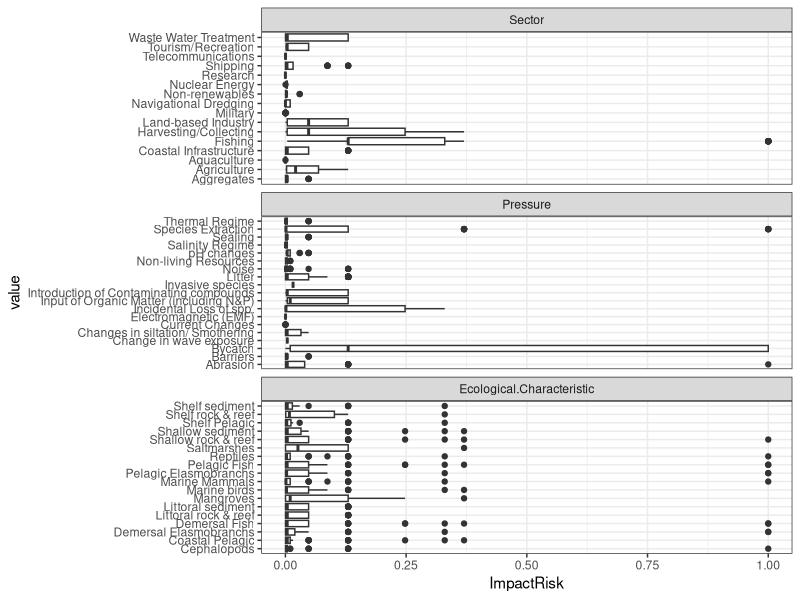

Write the R code that produced this figure. (Note: this script raises an error after producing the figure.)
# Library

rm(list=ls()) #removing previous objects
library(dplyr)
library(reshape2)
library(ggplot2)
library(gridExtra)
library(stringr)



# Make a connection data frame
raw = read.csv("Data/SBS_Pressure_Assessment.csv")

data = raw[!raw$Overlap == "NO", ]

#Remove empty spaces at ecochar string
data$Ecological.Characteristic<-str_trim(data$Ecological.Characteristic, side = c("both"))
unique(data$Ecological.Characteristic)
# Only need the sectors, pressures, eco char and their scores
data = data[ , c(1:8)]
# add columns with the values asscociated with the clasifactions
# score each rating according to Knight et al 2015
data$Overlap.Score = ifelse(data$Overlap == "W", 1,
                            ifelse(data$Overlap == "L", 0.37, 
                                   ifelse(data$Overlap == "S", 0.03, NA)))

data$Frequency.Score = ifelse(data$Frequency == "P", 1,
                              ifelse(data$Frequency == "C", 0.67, 
                                     ifelse(data$Frequency == "O", 0.33,
                                            ifelse(data$Frequency == "R", 0.08, NA ))))

data$DoI.Score = ifelse(data$DoI == "A" , 1,
                        ifelse(data$DoI == "C", 0.13,
                               ifelse(data$DoI == "L", 0.01, NA)))

data$Resilience.Score = ifelse(data$Resilience == "L", 0.55,
                               ifelse(data$Resilience == "M", 0.06, 
                                      ifelse(data$Resilience == "H", 0.01, NA)))

data$Persistence.Score = ifelse(data$Persistence == "C", 1,
                                ifelse(data$Persistence == "H", 0.55,
                                       ifelse(data$Persistence == "M", 0.06, 
                                              ifelse(data$Persistence == "L", 0.01, NA))))



### Calculate Impact Risk, Recovery Lag and Total Risk
data$ImpactRisk = data$Overlap.Score*data$Frequency.Score*data$DoI.Score
data<-data%>%select(Sector, Pressure, Ecological.Characteristic, Overlap, Frequency, DoI, ImpactRisk)

data<-data[complete.cases(data),]

#Set factor levels
data$Overlap<-factor(data$Overlap,levels = c('S','L','W'))
data$Frequency<-factor(data$Frequency,levels = c('R','O','C','P'))
data$DoI<-factor(data$DoI,levels = c('L','C','A'))

data$Sector[data$Sector == "Non-renewable (oil & gas)"] <- "Non-renewable"

#Boxplots ImpactRisk-----------
data.m<-melt(data%>%select(Sector, Pressure, Ecological.Characteristic,ImpactRisk),id=c('ImpactRisk'))

ggplot(data.m,aes(x=value,y=ImpactRisk))+geom_boxplot()+
  facet_wrap(~variable,scales='free_y',nrow=3)+
  coord_flip()+
  theme_bw()

ggsave('figures/risk_boxplots.jpg', width=20,height =30,units = 'cm',dpi=300)

#Grid

ggplot(data,aes(x=Ecological.Characteristic,y=Pressure,fill=Overlap))+geom_tile()+
  facet_wrap(~Sector)+
  theme_bw()+
  scale_fill_brewer(palette = 'Spectral',direction=-1)+
  theme(axis.text.x = element_text(angle = 90, vjust = 0.5, hjust=1),
        legend.position = 'top')
ggsave('figures/overlap_eco_press.jpg', width=25,height = 27,units = 'cm',dpi=300)

ggplot(data,aes(x=Ecological.Characteristic,y=Sector,fill=DoI))+geom_tile()+
  facet_wrap(~Pressure)+
  theme_bw()+
  scale_fill_brewer(palette = 'Spectral',direction=-1)+
  theme(axis.text.x = element_text(angle = 90, vjust = 0.5, hjust=1),
        legend.position = 'top')
ggsave('figures/doi_eco_press.jpg', width=25,height = 27,units = 'cm',dpi=300)
ggsave('figures/doi_eco_sec.jpg', width=25,height = 27,units = 'cm',dpi=300)

ggplot(data,aes(x=Ecological.Characteristic,y=Pressure,fill=Frequency))+geom_tile()+
  facet_wrap(~Sector)+
  theme_bw()+
  scale_fill_brewer(palette = 'Spectral',direction=-1)+
  theme(axis.text.x = element_text(angle = 90, vjust = 0.5, hjust=1),
        legend.position = 'top')
ggsave('figures/frequency_eco_press.jpg', width=25,height = 27,units = 'cm',dpi=300)


ggplot(data,aes(x=Ecological.Characteristic,y=Pressure,fill=ImpactRisk))+geom_tile()+
  facet_wrap(~Sector)+
  theme_bw()+
  scale_fill_distiller(palette = 'Spectral',direction=-1)+
  theme(axis.text.x = element_text(angle = 90, vjust = 0.5, hjust=1),
        legend.position = 'top')
ggsave('figures/ImpactRisk_eco_press.jpg', width=25,height = 27,units = 'cm',dpi=300)


#Grid - Separated Plots--------------
s<-'Test'
data<-data%>%mutate(Sector=str_replace(Sector,'/',' '))
for(s in unique(data$Sector)){
  ggplot(data%>%filter(Sector==sprintf(s,'%s')),aes(x=Ecological.Characteristic,y=Pressure,fill=Overlap))+geom_tile()+
    facet_wrap(~Sector)+
    theme_bw()+
    scale_fill_brewer(palette = 'Spectral',direction=-1)+
    theme(axis.text.x = element_text(angle = 90, vjust = 0.5, hjust=1),
          legend.position = 'top')
  ggsave(paste0('figures/overlap_eco_press_',sprintf(s,'%s'),'.jpg'), width=15,height = 15,units = 'cm',dpi=300)
  
}
data<-data%>%mutate(Pressure=str_replace(Pressure,'/',' '))
for(s in unique(data$Pressure)){
ggplot(data%>%filter(Pressure==sprintf(s,'%s')),aes(x=Ecological.Characteristic,y=Sector,fill=DoI))+geom_tile()+
  facet_wrap(~Pressure)+
  theme_bw()+
  scale_fill_brewer(palette = 'Spectral',direction=-1)+
  theme(axis.text.x = element_text(angle = 90, vjust = 0.5, hjust=1),
        legend.position = 'top')
# ggsave('figures/doi_eco_press.jpg', width=25,height = 27,units = 'cm',dpi=300)
ggsave(paste0('figures/doi_eco_press_',sprintf(s,'%s'),'.jpg'), width=15,height = 15,units = 'cm',dpi=300)
}

for(s in unique(data$Sector)){
ggplot(data%>%filter(Sector==sprintf(s,'%s')),aes(x=Ecological.Characteristic,y=Pressure,fill=Frequency))+geom_tile()+
  facet_wrap(~Sector)+
  theme_bw()+
  scale_fill_brewer(palette = 'Spectral',direction=-1)+
  theme(axis.text.x = element_text(angle = 90, vjust = 0.5, hjust=1),
        legend.position = 'top')
ggsave(paste0('figures/freq_eco_press_',sprintf(s,'%s'),'.jpg'), width=15,height = 15,units = 'cm',dpi=300)
}
